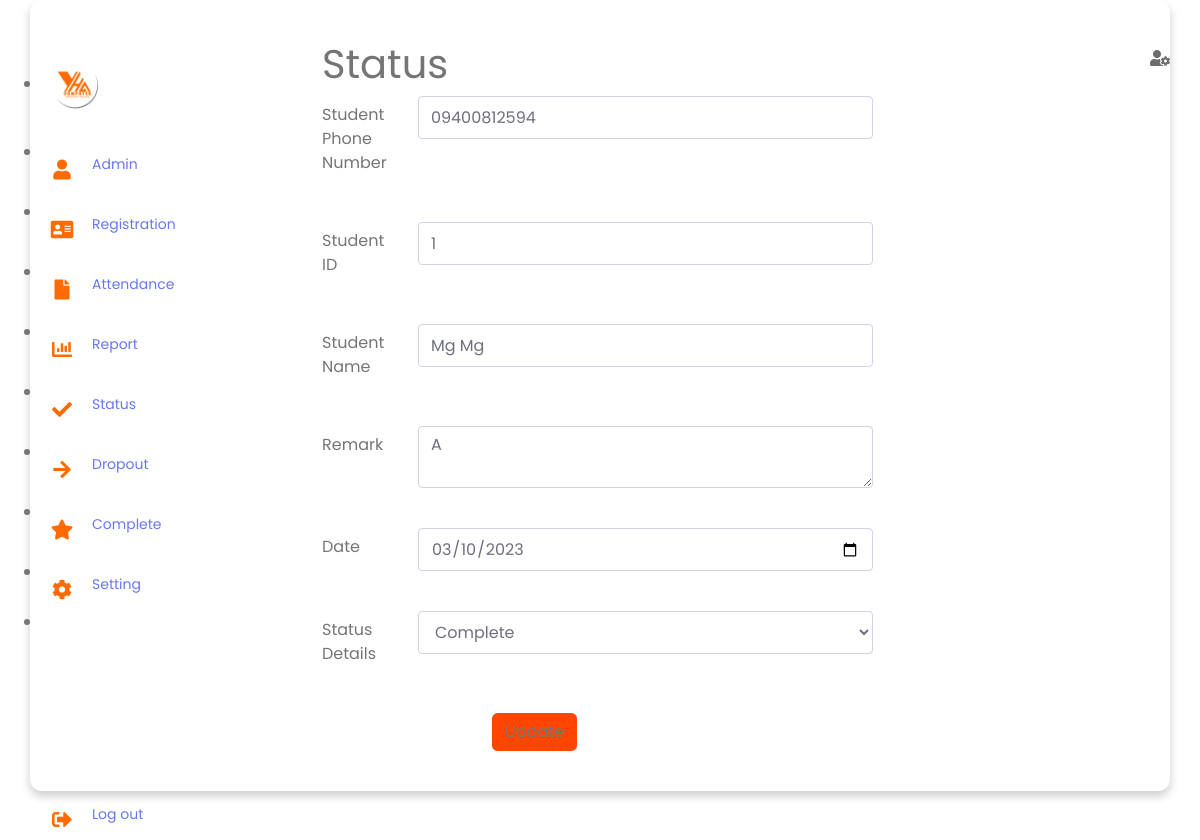
/status_update.php?id=1, run on the app's committed database.
### tables this page shows
CREATE TABLE `status_details` (
  `std_id` int(11) NOT NULL,
  `status_id` int(11) NOT NULL,
  `student_id` int(11) NOT NULL,
  `dt_start` date NOT NULL,
  `remark` varchar(100) NOT NULL
);

CREATE TABLE `register` (
  `stu_id` int(11) NOT NULL,
  `stu_name` varchar(100) NOT NULL,
  `course_id` int(11) NOT NULL,
  `section_id` int(11) NOT NULL,
  `time_id` int(11) NOT NULL,
  `register_date` date NOT NULL,
  `enroll_date` date NOT NULL,
  `father_name` varchar(100) NOT NULL,
  `mother_name` varchar(100) NOT NULL,
  `phno` varchar(50) NOT NULL,
  `e_mail` varchar(100) NOT NULL,
  `stu_address` varchar(150) NOT NULL,
  `fb_acc` varchar(100) NOT NULL,
  `vb_phno` varchar(50) NOT NULL,
  `date_birth` date NOT NULL,
  `nrc_no` varchar(100) NOT NULL,
  `gender` varchar(50) NOT NULL,
  `edu` varchar(150) NOT NULL,
  `native_town` varchar(100) NOT NULL,
  `rg_status` varchar(100) NOT NULL,
  `stu_img` varchar(100) NOT NULL
);

CREATE TABLE `status` (
  `id` int(11) NOT NULL,
  `description` varchar(50) NOT NULL
);

### status_update.php (the view, shortened to what this page needs)
<?php
if(isset($_GET['id'])) {
		$id = $_GET['id'];
        $conn = mysqli_connect("localhost","root","","yha");
		$record = mysqli_query($conn, "SELECT s.*,re.*,sta.* FROM status_details AS s LEFT JOIN register AS re ON s.student_id = re.stu_id LEFT JOIN status AS sta ON s.status_id = sta.id WHERE std_id=$id");
        $data = mysqli_fetch_array($record);
        $phno=$data['phno'];
        $stu_id=$data['stu_id'];
        $stu_name=$data['stu_name'];
        $remark=$data['remark'];
        $dt_start=$data['dt_start'];
        $description=$data['description'];
	}
?>
<!DOCTYPE html>
<html lang="en">
<head>
    <link rel="stylesheet" href="css/01.css"/>
    <link rel="stylesheet" href="css/bootstrap.min.css"/>
    <link rel="stylesheet" href="https://cdnjs.cloudflare.com/ajax/libs/font-awesome/5.15.4/css/all.min.css"/>
</head>
<body>
    <div class="container">
        <nav>
            <ul>
                <li><a href="#" class="logo">
                <img src="img/yha_logo.png">
                </a></li>
                <li><a href="#">
                <i class="fas fa-user"></i>
                <span class="nav-item">Admin</span>
                </a></li>
                <li><a href="re_form.php">
                <i class="fas fa-address-card"></i>
                <span class="nav-item">Registration</span>
                </a></li>
                <li><a href="#">
                <i class="fas fa-file"></i>
                <span class="nav-item">Attendance</span>
                </a></li>
                <li><a href="#">
                <i class="fas fa-chart-bar"></i>
                <span class="nav-item">Report</span>
                </a></li>
                <li><a href="status.php">
                <i class="fas fa-check"></i>
                <span class="nav-item">Status</span>
                </a></li>
                <li><a href="#">
                <i class="fas fa-arrow-right"></i>
                <span class="nav-item">Dropout</span>
                </a></li>
                <li><a href="#">
                <i class="fas fa-star"></i>
                <span class="nav-item">Complete</span>
                </a></li>
                <li><a href="#">
                <i class="fas fa-cog"></i>
                <span class="nav-item">Setting</span>
                </a></li>
                <li><a href="#" class="logout">
                <i class="fas fa-sign-out-alt"></i>
                <span class="nav-item">Log out</span>
                </a></li>
            </ul>
        </nav>
        <section class="main">
            <div class="main-top">
                <h1>Status</h1>
                <i class="fas fa-user-cog"></i>
            </div>
            <form action="status_update.php" method="post">
                <div class="form-group row">
                    <label for="studentId" class="col-sm-2 col-form-label">Student Phone Number</label>
                    <div class="col-sm-10">
                        <input type="text" class="form-control" value="<?php echo $phno;?>" name="stu_ph">
                    </div>
                </div><br/>
                <div class="form-group row">
                <label for="studentId" class="col-sm-2 col-form-label">Student ID</label>
                <div class="col-sm-10">
                    <input type="text" class="form-control" value="<?php echo $stu_id;?>" name="stu_id">
                </div>
                </div><br/>
                <div class="form-group row">
                    <label for="studentId" class="col-sm-2 col-form-label">Student Name</label>
                    <div class="col-sm-10">
                        <input type="text" class="form-control" placeholder="Student Name" value="<?php echo $stu_name;?>" name="stu_name">
                    </div>
                </div><br/>
                <div class="form-group row">
                    <label for="studentId" class="col-sm-2 col-form-label">Remark</label>
                    <div class="col-sm-10">
                        <textarea class="form-control" id="exampleFormControlTextarea1" name="remark" rows="2"><?php echo $remark;?></textarea>
                    </div>
                </div><br/>
                <div class="form-group row">
                    <label for="studentId" class="col-sm-2 col-form-label">Date</label>
                    <div class="col-sm-10">
                        <input type="date" class="form-control" id="studentcId" value="<?php echo $dt_start;?>" name="date">
                    </div>
                </div><br/>
                <div class="form-group row">
                    <label for="studentId" class="col-sm-2 col-form-label">Status Details</label>
                    <div class="col-sm-10">
                        <select name="status" class="form-control">
                            <option selected><?php echo $description;?></option>
                        </select>
                    </div>
                </div><br/>
                <form class="form-inline">
                    <button class="btn  my-2 my-sm-0" style="background-color:orangered; margin-left:170px;"  type="submit" name="save">Update</button>
                </form>
            </form>
    </section>
    </div>
</body>
</html>

### css/01.css (style rules this page uses)
* { margin: 0; padding: 0; outline: none; border: none; text-decoration: none; box-sizing: border-box; font-family: "Poppins", sans-serif; }
.logo img { width: 70px; height: 70px; border-radius: 50%; }
a { position: relative; width: 280px; font-size: 14px; color: rgb(85, 83, 83); display: table; padding: 10px 0; }
nav .fas { position: relative; width: 40px; height: 40px; top: 20px; font-size: 20px; text-align: center; color:#ff6b01; }
.nav-item { position: relative; top: 12px; margin-left: 10px; }
.logout { position: absolute; bottom: 0; }
.container { display: flex; }
.main-top { display: flex; width: 100%; }
.main-top i { position: absolute; right: 0; margin: 10px 30px; color: rgb(110, 109, 109); cursor: pointer; }
.container { max-width: 950px; width: 100%; padding: 40px 50px 40px 40px; background: #fff; margin: 0 20px; border-radius: 12px; box-shadow: 0 5px 10px rgba(0, 0, 0, 0.2); }

### data on the page
status_details: stu_ph "09400812594", stu_id "1", stu_name "Mg Mg", remark "A", date "03/10/2023", status "Complete"
